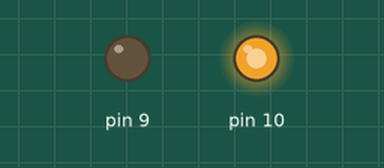
Recording of a sketch running on a simulated Arduino Uno, built with avr-gcc and run on an emulated ATmega328P. Parts: output pins drawn as LEDs (lit = HIGH).

Above: at 0.15 s.
Timing chart, 0 to 1.6 s (numbered marks = the images above):
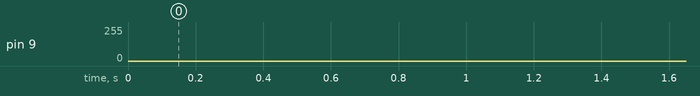

The sketch:

LASER_PWM.ino
```cpp
//PWM generation for laser module
//laser module setup:
//    -    : GND
// middle  : VCC
// S(ignal): this is where the PWM signal goes ()

int direction = 1;

void setup()
{
//I want to use Timer1
//FAST PWM mode on 10 bits so 0..1023 resolution

pinMode(9,OUTPUT);
pinMode(10,OUTPUT);

TCCR1A = 0b10100011; //10 10 toggle normal both for A and B x x and WGM 0111
TCCR1B = 0b00001010; // x x x 0 1 from WGMbol and 101 sets the /1024 prescaler
OCR1A = 0; //10 bit PWM goes from 0..1023 so this is middle, 50%
OCR1B = 900; // this sets the other duty cycle

//where are the OC1A and OC1B outputs?
//look at the pinout diagram for this
//this is visibly flashing this is not good
//fix it so the PWM frequency would be good
}

void loop()
{

  // ... make it so it goes through the whole PWM range gradually
  // get brigther and then gets dimmer and so on

  //OCR1B++;

  if (direction == 1) {
    if (OCR1A < 1023) OCR1A++;
    else direction *= -1;
  }
  else {
    if (OCR1A > 0) OCR1A--;
    else direction *= -1;
  }

  delay(1);
}
```
